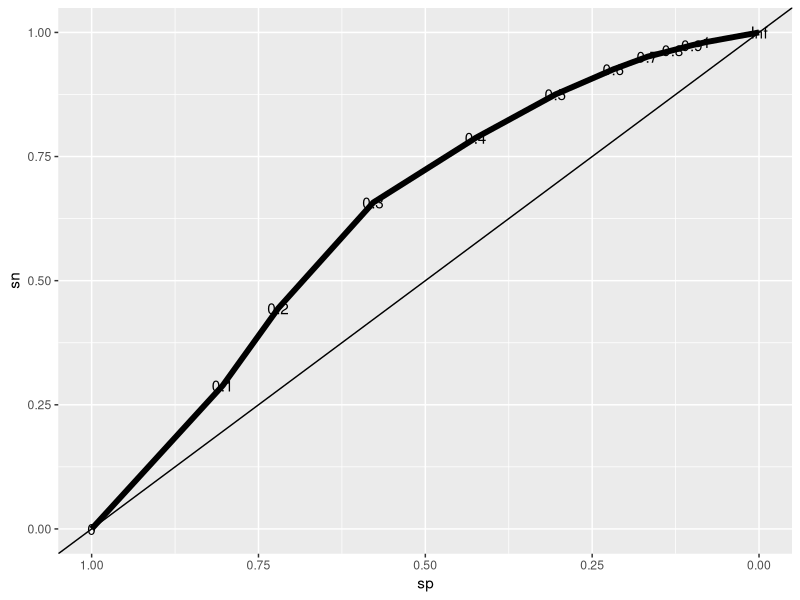
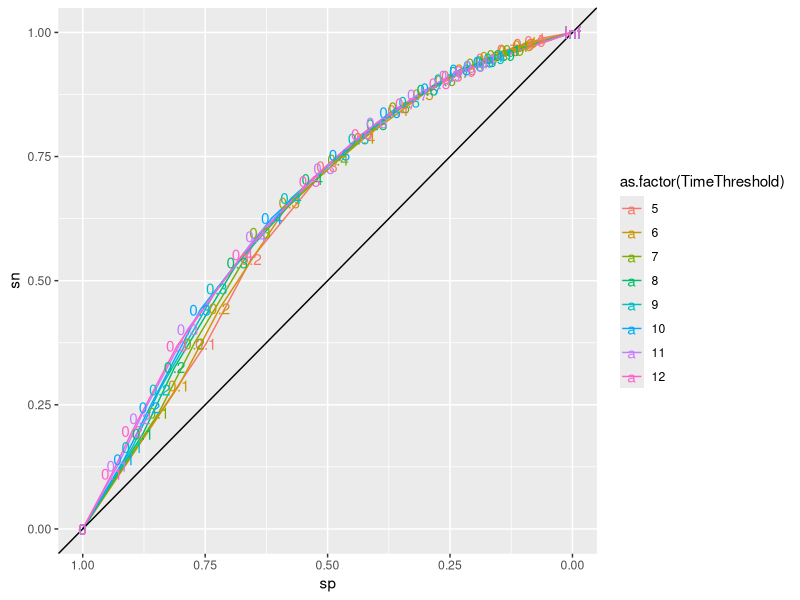
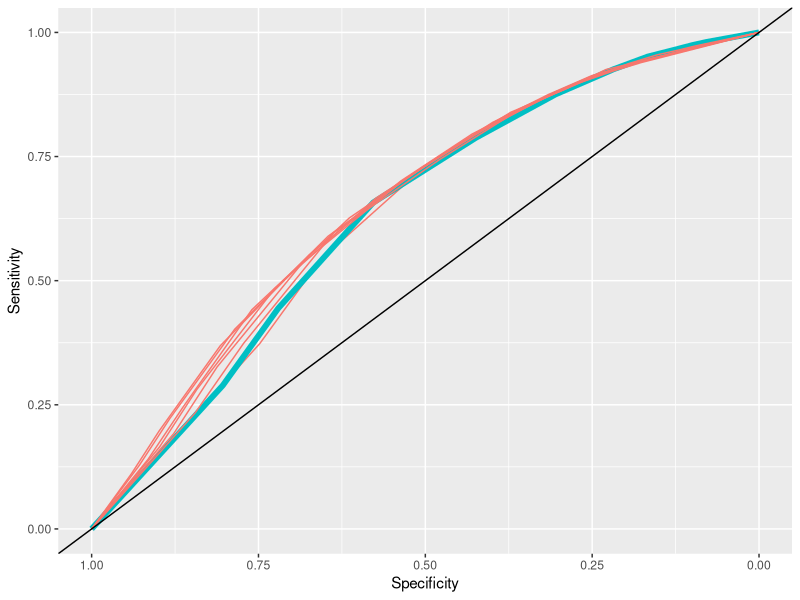

R code for these plots, in order:
#!/usr/bin/Rscript
require(ggplot2)
P = read.csv("Performance.csv")
endpoints = rbind(data.frame(TimeThreshold=1, sp=1, sn=0, VolThreshold=0), 
                  data.frame(TimeThreshold=1, sp=0, sn=1, VolThreshold=Inf)
                 )
for (i in 2:12) {
endpoints = rbind(endpoints,
                  data.frame(TimeThreshold=i, sp=1, sn=0, VolThreshold=0), 
                  data.frame(TimeThreshold=i, sp=0, sn=1, VolThreshold=Inf)
                 )
}
fullappend = rbind(endpoints, P[ , c("sp", "sn", "TimeThreshold", "VolThreshold")])




onecurve  <- ggplot(fullappend[fullappend$TimeThreshold==6, ], aes(x=sp, y=sn, label=VolThreshold))
onecurve + geom_line(size=2) + xlim(1,0) + ylim(0,1) + geom_abline(intercept=1, slope=1) + geom_text()




eightcurves <- ggplot(fullappend[fullappend$TimeThreshold >= 5, ], aes(x=sp, y=sn, color=as.factor(TimeThreshold), group=TimeThreshold, label=VolThreshold))
eightcurves + geom_line() + xlim(1,0) + ylim(0,1) + geom_abline(intercept=1, slope=1) + geom_text()




Pw = cbind( fullappend, wid= (fullappend$TimeThreshold == 6) * 1 + 1)
widplot <- ggplot(Pw[Pw$TimeThreshold >= 5, ], aes(x=sp, y=sn, color=as.factor(wid), size=wid, label=VolThreshold, group=TimeThreshold))
widplot + geom_line() + xlim(1,0) + ylim(0,1) + scale_size(range=c(0.5, 2)) + geom_abline(intercept=1, slope=1) + labs(x="Specificity", y="Sensitivity") + theme(legend.position="none")




# ggsave('filename.png', plotname, width=7, height=7, dpi=100)
